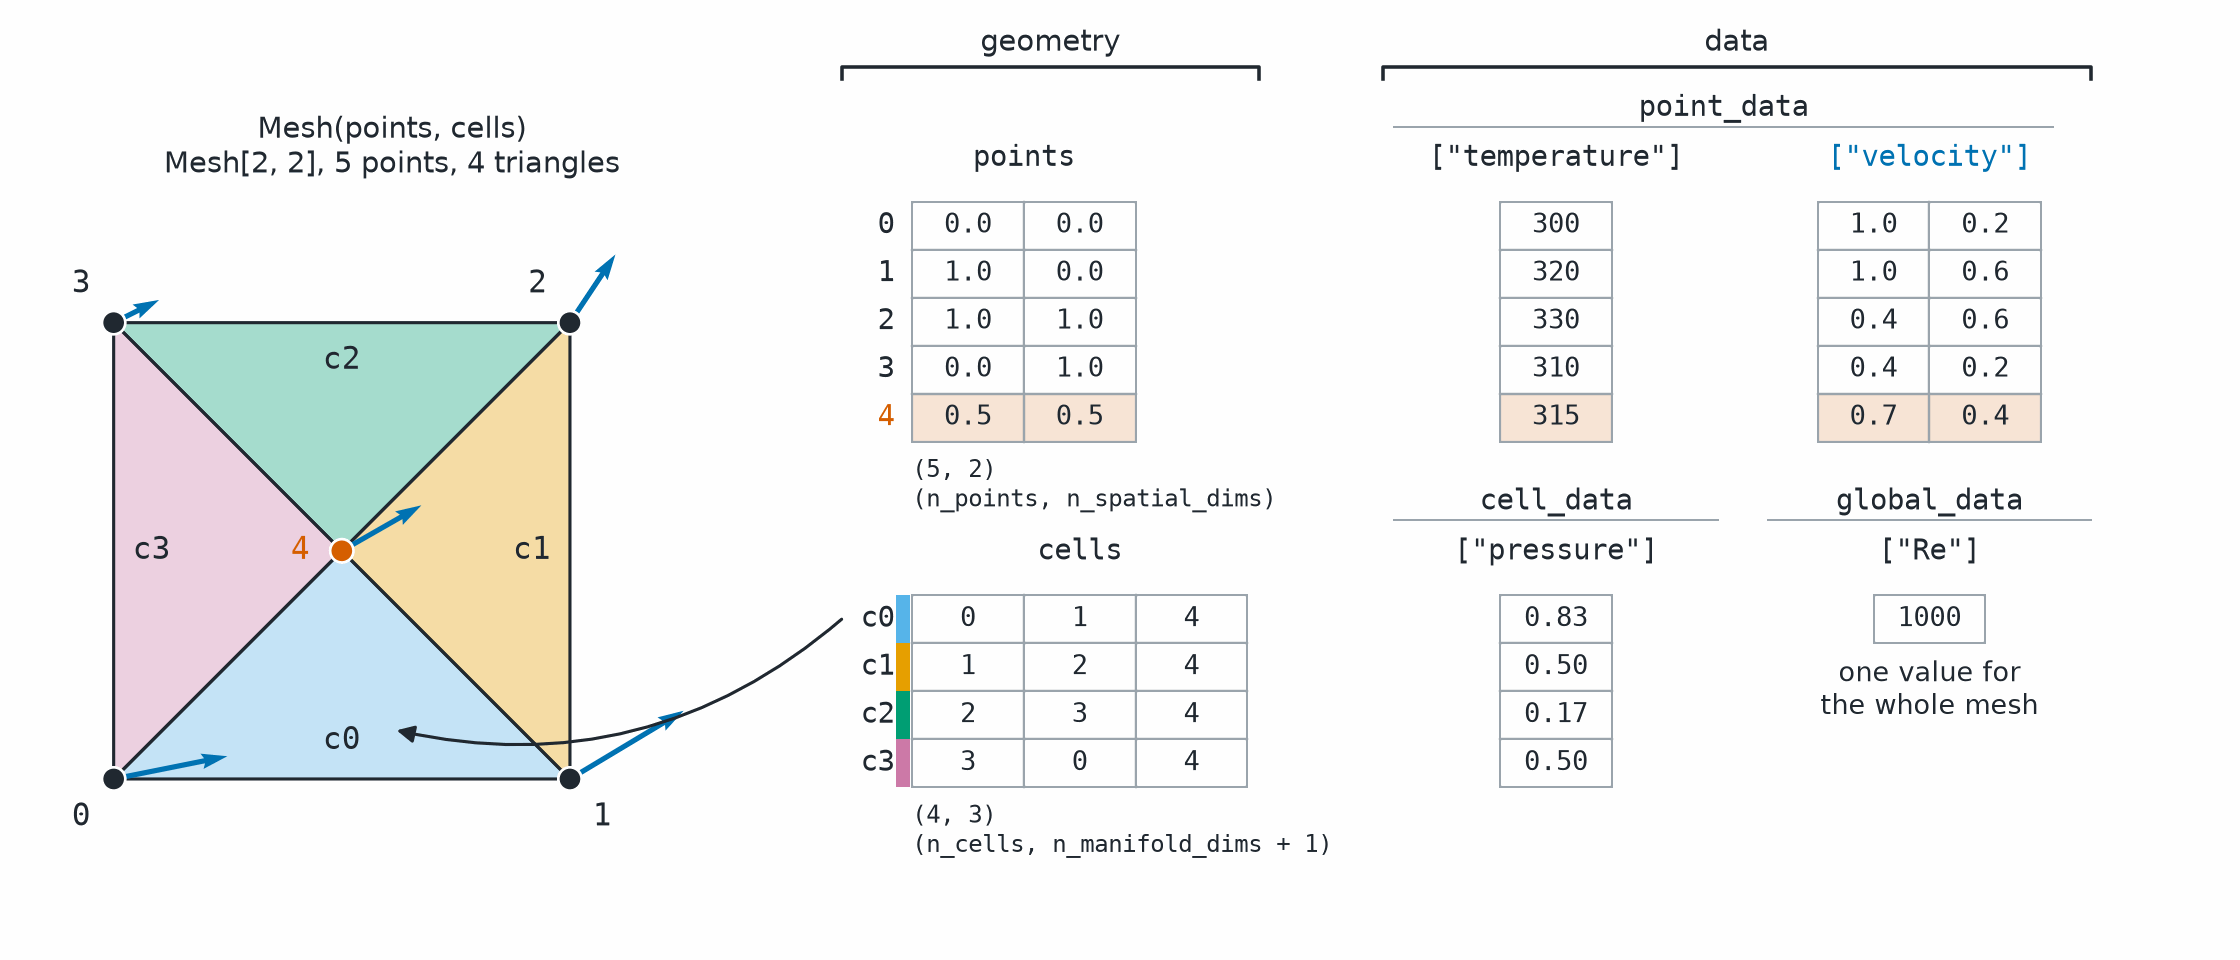

Generate this figure with Python:
# SPDX-FileCopyrightText: Copyright (c) 2023 - 2026 NVIDIA CORPORATION & AFFILIATES.
# SPDX-FileCopyrightText: All rights reserved.
# SPDX-License-Identifier: Apache-2.0
#
# Licensed under the Apache License, Version 2.0 (the "License");
# you may not use this file except in compliance with the License.
# You may obtain a copy of the License at
#
# http://www.apache.org/licenses/LICENSE-2.0
#
# Unless required by applicable law or agreed to in writing, software
# distributed under the License is distributed on an "AS IS" BASIS,
# WITHOUT WARRANTIES OR CONDITIONS OF ANY KIND, either express or implied.
# See the License for the specific language governing permissions and
# limitations under the License.

"""Draw a five-point mesh beside the tensors that store it: geometry and data."""

from pathlib import Path

import matplotlib.pyplot as plt
import torch
from _style import (
    EDGE,
    FIXED,
    FOURTH,
    RESULT,
    SECOND,
    SECOND_FILL,
    TEXT,
    clean_axis,
    save,
)
from matplotlib.collections import PolyCollection
from matplotlib.colors import to_rgba
from matplotlib.patches import ConnectionPatch, Rectangle

from physicsnemo.mesh import Mesh

OUTPUT = Path(__file__).parent / "mesh_data_model.png"

MONO = {"family": "DejaVu Sans Mono"}
CELL_COLORS = [SECOND_FILL, FOURTH, FIXED, "#cc79a7"]  # Okabe-Ito, one per triangle
ROW = 0.5  # table row height, in table-axis units
COL = 0.95  # table column width


def _build():
    """A unit square split into four triangles around its center, with data."""

    points = torch.tensor([[0.0, 0.0], [1.0, 0.0], [1.0, 1.0], [0.0, 1.0], [0.5, 0.5]])
    cells = torch.tensor([[0, 1, 4], [1, 2, 4], [2, 3, 4], [3, 0, 4]])
    mesh = Mesh(points=points, cells=cells)
    x, y = mesh.points.unbind(-1)
    mesh.point_data["temperature"] = 300.0 + 20.0 * x + 10.0 * y
    mesh.point_data["velocity"] = torch.stack([1.0 - 0.6 * y, 0.2 + 0.4 * x], dim=-1)
    mesh.cell_data["pressure"] = 1.0 - mesh.cell_centroids[:, 1]
    mesh.global_data["Re"] = torch.tensor(1000.0)
    return mesh


def _table(axis, x, y, values, fmt, header, color=TEXT, row_colors=None, mark=None):
    """Draw a tensor as a grid of boxes. ``(x, y)`` is the top-left corner."""

    values = values.reshape(values.shape[0], -1)
    n_rows, n_cols = values.shape
    axis.text(
        x + n_cols * COL / 2,
        y + 0.3,
        header,
        ha="center",
        va="bottom",
        color=color,
        **MONO,
    )
    for i in range(n_rows):
        top = y - i * ROW
        if row_colors is not None:
            axis.add_patch(
                Rectangle((x - 0.14, top - ROW), 0.12, ROW, color=row_colors[i], lw=0)
            )
        for j in range(n_cols):
            axis.add_patch(
                Rectangle(
                    (x + j * COL, top - ROW),
                    COL,
                    ROW,
                    facecolor=to_rgba(RESULT, 0.16) if i == mark else "white",
                    edgecolor=EDGE,
                    linewidth=1.0,
                )
            )
            axis.text(
                x + (j + 0.5) * COL,
                top - ROW / 2,
                fmt.format(float(values[i, j])),
                ha="center",
                va="center",
                fontsize=12,
                **MONO,
            )
    return x + n_cols * COL


def _bracket(axis, x0, x1, y, text, color):
    """A horizontal bracket above a group of tables, with a label."""

    axis.plot([x0, x0, x1, x1], [y - 0.12, y, y, y - 0.12], color=color, lw=1.6)
    axis.text((x0 + x1) / 2, y + 0.1, text, ha="center", va="bottom", color=color)


def main():
    """Generate the documentation image."""

    mesh = _build()
    points = mesh.points.numpy()

    figure = plt.figure(figsize=(14.0, 6.0))
    mesh_axis = figure.add_axes((0.01, 0.08, 0.33, 0.74))
    table_axis = figure.add_axes((0.36, 0.02, 0.63, 0.96))

    ### The mesh: one color per triangle, point and cell labels, velocity arrows
    mesh_axis.add_collection(
        PolyCollection(
            points[mesh.cells.numpy()],
            facecolors=[to_rgba(c, 0.35) for c in CELL_COLORS],
            edgecolors=TEXT,
            linewidths=1.4,
        )
    )
    for c, centroid in enumerate(mesh.cell_centroids.numpy()):
        offset = 0.25 * (centroid - points[4])
        mesh_axis.text(
            *(centroid + offset), f"c{c}", ha="center", va="center", fontsize=14, **MONO
        )
    velocity = mesh.point_data["velocity"].numpy()
    mesh_axis.quiver(
        points[:, 0],
        points[:, 1],
        velocity[:, 0],
        velocity[:, 1],
        color=SECOND,
        scale=6.5,
        width=0.007,
        zorder=3,
    )
    colors = [TEXT] * 4 + [RESULT]
    mesh_axis.scatter(
        points[:, 0], points[:, 1], s=110, c=colors, edgecolor="white", lw=1.2, zorder=4
    )
    for i, (px, py) in enumerate(points):
        dx = -0.05 if px < 0.75 or i == 2 else 0.05
        dy = -0.05 if py < 0.75 else 0.05
        if i == 4:
            dx, dy = -0.07, 0.0
        mesh_axis.text(
            px + dx,
            py + dy,
            str(i),
            ha="right" if dx < 0 else "left",
            va="center" if i == 4 else ("top" if dy < 0 else "bottom"),
            fontsize=14,
            color=colors[i],
            **MONO,
        )
    clean_axis(mesh_axis, ((-0.2, 1.42), (-0.2, 1.3)))
    mesh_axis.set_title(
        "Mesh(points, cells)\n"
        f"Mesh[{mesh.n_manifold_dims}, {mesh.n_spatial_dims}], "
        f"{mesh.n_points} points, {mesh.n_cells} triangles"
    )

    ### The tensors: geometry on the left, data on the right
    axis = table_axis
    axis.set_xlim(0.0, 12.0)
    axis.set_ylim(0.2, 9.8)
    axis.set_axis_off()

    top_points, top_cells = 7.9, 3.8
    x_geometry, x_data = 0.9, 5.9
    small = {"va": "top", "fontsize": 11, **MONO}
    for i in range(mesh.n_points):
        y = top_points - (i + 0.5) * ROW
        axis.text(0.75, y, str(i), ha="right", va="center", color=colors[i], **MONO)
    _table(axis, x_geometry, top_points, mesh.points, "{:.1f}", "points", mark=4)
    shape = f"{tuple(mesh.points.shape)}\n(n_points, n_spatial_dims)"
    axis.text(x_geometry, top_points - 5 * ROW - 0.15, shape, **small)
    for c in range(mesh.n_cells):
        y = top_cells - (c + 0.5) * ROW
        axis.text(0.75, y, f"c{c}", ha="right", va="center", **MONO)
    end = _table(
        axis,
        x_geometry,
        top_cells,
        mesh.cells,
        "{:.0f}",
        "cells",
        row_colors=CELL_COLORS,
    )
    shape = f"{tuple(mesh.cells.shape)}\n(n_cells, n_manifold_dims + 1)"
    axis.text(x_geometry, top_cells - 4 * ROW - 0.15, shape, **small)

    def group(x0, x1, y, name):
        """The name of a data dictionary over its tables."""

        axis.text((x0 + x1) / 2, y + 0.82, name, ha="center", va="bottom", **MONO)
        axis.plot([x0, x1], [y + 0.78, y + 0.78], color=EDGE, lw=1.0)

    x_velocity = x_data + 2.7
    _table(
        axis,
        x_data,
        top_points,
        mesh.point_data["temperature"],
        "{:.0f}",
        '["temperature"]',
        mark=4,
    )
    end_data = _table(
        axis,
        x_velocity,
        top_points,
        mesh.point_data["velocity"],
        "{:.1f}",
        '["velocity"]',
        color=SECOND,
        mark=4,
    )
    group(x_data - 0.9, end_data + 0.1, top_points, "point_data")
    _table(
        axis, x_data, top_cells, mesh.cell_data["pressure"], "{:.2f}", '["pressure"]'
    )
    group(x_data - 0.9, x_data + COL + 0.9, top_cells, "cell_data")
    x_global = x_velocity + COL / 2
    _table(
        axis, x_global, top_cells, mesh.global_data["Re"].reshape(1), "{:.0f}", '["Re"]'
    )
    group(x_global - 0.9, x_global + COL + 0.9, top_cells, "global_data")
    axis.text(
        x_global + COL / 2,
        top_cells - ROW - 0.15,
        "one value for\nthe whole mesh",
        ha="center",
        va="top",
        fontsize=12,
    )

    _bracket(axis, 0.3, end + 0.1, 9.3, "geometry", TEXT)
    _bracket(axis, x_data - 1.0, x_global + COL + 0.9, 9.3, "data", TEXT)

    ### A link from the first row of cells to its triangle
    figure.add_artist(
        ConnectionPatch(
            xyA=(0.3, top_cells - 0.5 * ROW),
            coordsA=axis.transData,
            xyB=tuple(mesh.cell_centroids[0].numpy() + [0.12, -0.06]),
            coordsB=mesh_axis.transData,
            arrowstyle="-|>",
            color=TEXT,
            lw=1.4,
            mutation_scale=16,
            connectionstyle="arc3,rad=-0.25",
        )
    )
    save(figure, OUTPUT)


if __name__ == "__main__":
    main()
